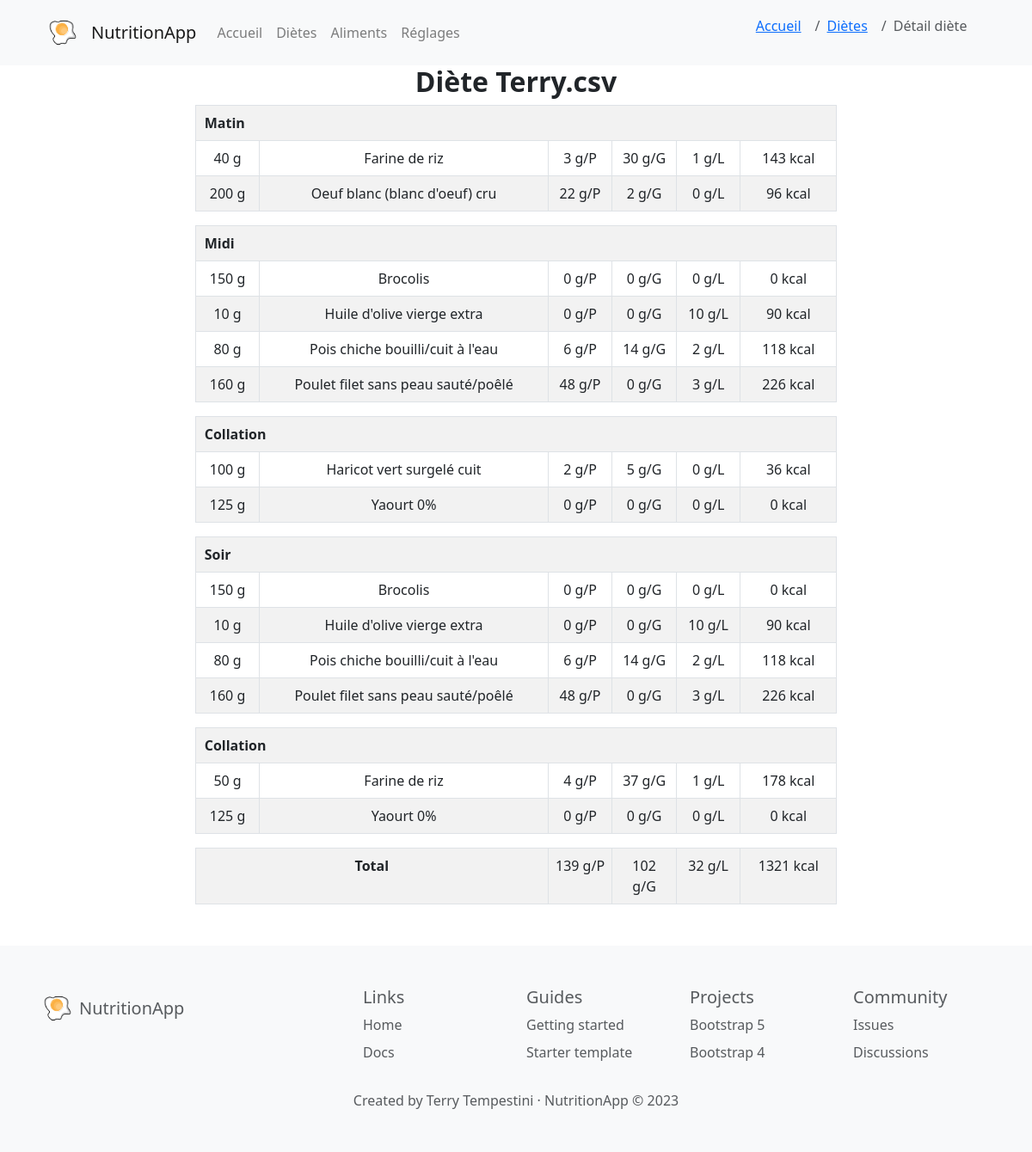
The app's page /voir_diete/1, older data.
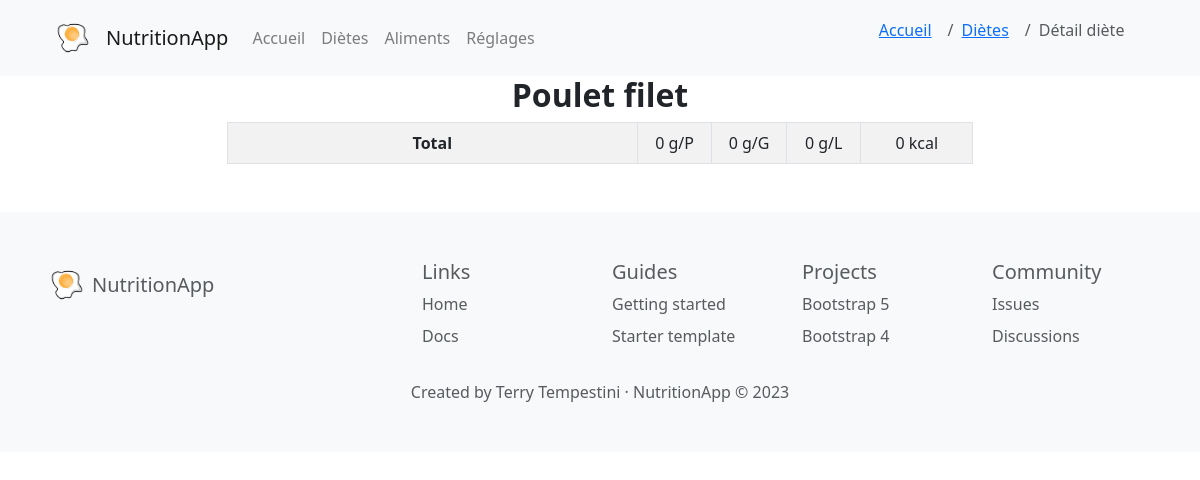
The same page, newer data.
### models/Diete.py (models this page shows, shortened)
class Diete(db.Model):
    id = db.Column(db.Integer, primary_key=True)
    titre_diete = db.Column(db.String(255), nullable=True) # nom de la diete
    createur = db.Column(db.Integer, db.ForeignKey('utilisateur.id'), nullable=True)
    date = db.Column(db.Date, nullable=True)
    createur_obj = db.relationship('Utilisateur', backref=db.backref('dietes'), foreign_keys=[createur])
    def get_by_id(id):
        return Diete.query.get(id)
    def portions_associees(self):
        return Portion.query.join(Aliment).filter(Portion.diete == self.id).order_by(Portion.label_portion, Aliment.titre).all()
    def total_kcal(self):
        if(self.portions_associees()):
            return sum([portion.kcal_portion() for portion in self.portions_associees()])
        else:
            return 0
    def total_proteines(self):
        if(self.portions_associees()):
            return sum([portion.proteines_portion() for portion in self.portions_associees()])
        else:
            return 0
    def total_glucides(self):
        if(self.portions_associees()):
            return sum([portion.glucides_portion() for portion in self.portions_associees()])
        else:
            return 0
    def total_lipides(self):
        if(self.portions_associees()):
            return sum([portion.lipides_portion() for portion in self.portions_associees()])
        else:
            return 0

### models/Portion.py (models this page shows, shortened)
class Portion(db.Model):
    id = db.Column(db.Integer, primary_key=True)
    diete = db.Column(db.Integer, db.ForeignKey('diete.id'))
    aliment = db.Column(db.Integer, db.ForeignKey('aliment.id'))
    nombre = db.Column(db.Integer, nullable=False, server_default='0')
    label_portion = db.Column(db.Integer, nullable=False, server_default='0') # 1=matin, 2=collation matin, 3=midi, 4=collation aprem, 5=soir, 6=collation soir
    diete_obj = db.relationship('Diete', backref=db.backref('portions'))
    aliment_obj = db.relationship('Aliment', backref=db.backref('portions'))
    def unite(self):
        return self.aliment_obj.unite
    def kcal_portion(self):
        if self.unite() == 1: # si l'aliment est en unité (kcal * nombre)
            return round(self.aliment_obj.kcal * self.nombre)
        else: # aliment == 0 (kcal * nombre * 0.01 * 100g) ; aliment == 2 (kcal * nombre * 0.01 * 100mL)
            return round(self.aliment_obj.kcal * self.nombre * 0.01)
    def proteines_portion(self):
        if self.unite() == 1:
            return round(self.aliment_obj.proteines * self.nombre)
        else:
            return round(self.aliment_obj.proteines * self.nombre * 0.01)
    def glucides_portion(self):
        if self.unite() == 1:
            return round(self.aliment_obj.glucides * self.nombre)
        else:
            return round(self.aliment_obj.glucides * self.nombre * 0.01)
    def lipides_portion(self):
        if self.unite() == 1:
            return round(self.aliment_obj.lipides * self.nombre)
        else:
            return round(self.aliment_obj.lipides * self.nombre * 0.01)

### models/Aliment.py (models this page shows, shortened)
class Aliment(db.Model):
    id = db.Column(db.Integer, primary_key=True)
    titre = db.Column(db.String(255), nullable=True, server_default='')
    kcal = db.Column(db.Integer, nullable=True, server_default='0')
    proteines = db.Column(db.Integer, nullable=True, server_default='0')
    glucides = db.Column(db.Integer, nullable=True, server_default='0')
    lipides = db.Column(db.Integer, nullable=True, server_default='0')
    categorie = db.Column(db.String(255), nullable=True, server_default="Autre") # légume, fruit, féculent...
    photo = db.Column(db.String(255), nullable=True, server_default='')
    description = db.Column(db.String(255), nullable=True, server_default='')
    unite = db.Column(db.Integer, nullable=True, server_default='0') # 0 = 100g, 1 = 1 unité, 2 = mL
    valide = db.Column(db.Integer, nullable=True, server_default='0') # 0 = non validé, 1 = validé

### controllers/diete.py (the view)
@app.route('/voir_diete/<int:id>', methods=['GET', 'POST'])
def voir_diete(id):
    diet = Diete.get_by_id(id)
    return render_template('diete/detail_diete.html', root = default_root(), diete=diet)

### controllers/diete.py (called while the page is built)
def default_root():
    parsed_url = urlparse(request.url)
    return parsed_url.scheme + "://" + parsed_url.netloc

### templates/diete/detail_diete.html (shortened to what this page needs)
{% extends 'base.html' %}
{% block content %}
{% set page = 'detail' %}
{% set place = ["accueil","dietes","detail"] %}
{% with breadcrumb=place %}
    {% include "navbar.html" %}
{% endwith %}
<link rel="stylesheet" href="{{ url_for('static', filename='css/pages.css') }}">
{% with diete=diete %}
    {% include 'diete/liste_aliments_diete.html' %}
{% endwith %}
{% endblock %}

### templates/diete/liste_aliments_diete.html
<link rel="stylesheet" href="{{ url_for('static', filename='css/pages.css') }}">
<div class="content">
        <h2 class="text-center"><b>{{ diete.titre_diete }}</b></h2>
        {% set current_label = [] %}
        {% set percent = [10, 45, 10, 10, 10, 15] %}
        {% for portion in diete.portions_associees() %}
            {% if current_label[-1] != portion.label_portion %}
                    <table class="table table-striped table-bordered full-width-table">
                        {% do current_label.append(portion.label_portion) %}
                            <tr>
                                <th colspan="6" style="padding-left: 10px;">
                                    {% if current_label[-1] == 1 %}
                                        Matin
                                    {% elif current_label[-1] == 3 %}
                                        Midi
                                    {% elif current_label[-1] == 5 %}
                                        Soir
                                    {% else %}
                                        Collation
                                    {% endif %}
                                </th>
                            </tr>
                {% endif %}
                        <tr class="text-center">
                                {% if portion.aliment_obj.unite == 0 %}
                                <td style="width: {{ percent[0] }}%">{{ portion.nombre }} g</td>
                                <td style="width: {{ percent[1] }}%">{{ portion.aliment_obj.titre }}</td>
                                {% elif portion.aliment_obj.unite == 1 %}
                                <td style="width: {{ percent[0] }}%">{{ portion.nombre }}</td>
                                <td style="width: {{ percent[1] }}%">{{ portion.aliment_obj.titre }}</td>
                                {% else %}
                                <td style="width: {{ percent[0] }}%">{{ portion.nombre }} mL</td>
                                <td style="width: {{ percent[1] }}%">{{ portion.aliment_obj.titre }}</td>
                                {% endif %}
                                <td style="width: {{ percent[2] }}%">{{ portion.proteines_portion() }} g/P</td>
                                <td style="width: {{ percent[3] }}%">{{ portion.glucides_portion() }} g/G</td>
                                <td style="width: {{ percent[4] }}%">{{ portion.lipides_portion() }} g/L</td>
                                <td style="width: {{ percent[5] }}%">{{ portion.kcal_portion() }} kcal</td>
                        </tr>
        {% endfor %}
        </table>
        <table class="table table-striped table-bordered">
            <tr class="text-center">
                <th style="width: {{ percent[0] + percent[1] }}%">Total</th>
                <td style="width: {{ percent[2] }}%">{{ diete.total_proteines()|round|int }} g/P</td>
                <td style="width: {{ percent[3] }}%">{{ diete.total_glucides()|round|int }} g/G</td>
                <td style="width: {{ percent[4] }}%">{{ diete.total_lipides()|round|int }} g/L</td>
                <td style="width: {{ percent[5] }}%">{{ diete.total_kcal()|round|int }} kcal</td>
            </tr>
        </table>
</div>

Row changes from the older to the newer data that the page shows:
removed Portion: label_portion "Matin", {{ percent[0] }} 10 (drawn), nombre "40", {{ percent[1] }} 45 (drawn), aliment_obj.titre "Farine de riz", {{ percent[2] }} 10 (drawn), proteines_portion "3", {{ percent[3] }} 10 (drawn), glucides_portion "30", {{ percent[4] }} 10 (drawn), lipides_portion "1", {{ percent[5] }} 15 (drawn), kcal_portion "143"
removed Portion: {{ percent[0] }} 10 (drawn), nombre "200", {{ percent[1] }} 45 (drawn), aliment_obj.titre "Oeuf blanc (blanc d'oeuf) cru", {{ percent[2] }} 10 (drawn), proteines_portion "22", {{ percent[3] }} 10 (drawn), glucides_portion "2", {{ percent[4] }} 10 (drawn), lipides_portion "0", {{ percent[5] }} 15 (drawn), kcal_portion "96"
removed Portion: label_portion "Midi", {{ percent[0] }} 10 (drawn), nombre "150", {{ percent[1] }} 45 (drawn), aliment_obj.titre "Brocolis", {{ percent[2] }} 10 (drawn), proteines_portion "0", {{ percent[3] }} 10 (drawn), glucides_portion "0", {{ percent[4] }} 10 (drawn), lipides_portion "0", {{ percent[5] }} 15 (drawn), kcal_portion "0"
removed Portion: nombre "10", {{ percent[1] }} 45 (drawn), aliment_obj.titre "Huile d'olive vierge extra", proteines_portion "0", glucides_portion "0", lipides_portion "10", {{ percent[5] }} 15 (drawn), kcal_portion "90"
removed Portion: {{ percent[0] }} 10 (drawn), nombre "80", {{ percent[1] }} 45 (drawn), aliment_obj.titre "Pois chiche bouilli/cuit à l'eau", {{ percent[2] }} 10 (drawn), proteines_portion "6", {{ percent[3] }} 10 (drawn), glucides_portion "14", {{ percent[4] }} 10 (drawn), lipides_portion "2", {{ percent[5] }} 15 (drawn), kcal_portion "118"
removed Portion: {{ percent[0] }} 10 (drawn), nombre "160", {{ percent[1] }} 45 (drawn), aliment_obj.titre "Poulet filet sans peau sauté/poêlé", {{ percent[2] }} 10 (drawn), proteines_portion "48", {{ percent[3] }} 10 (drawn), glucides_portion "0", {{ percent[4] }} 10 (drawn), lipides_portion "3", {{ percent[5] }} 15 (drawn), kcal_portion "226"
removed Portion: label_portion "Collation", {{ percent[0] }} 10 (drawn), nombre "100", {{ percent[1] }} 45 (drawn), aliment_obj.titre "Haricot vert surgelé cuit", {{ percent[2] }} 10 (drawn), proteines_portion "2", {{ percent[3] }} 10 (drawn), glucides_portion "5", {{ percent[4] }} 10 (drawn), lipides_portion "0", {{ percent[5] }} 15 (drawn), kcal_portion "36"
removed Portion: {{ percent[0] }} 10 (drawn), nombre "125", {{ percent[1] }} 45 (drawn), aliment_obj.titre "Yaourt 0%", {{ percent[2] }} 10 (drawn), proteines_portion "0", {{ percent[3] }} 10 (drawn), glucides_portion "0", {{ percent[4] }} 10 (drawn), lipides_portion "0", {{ percent[5] }} 15 (drawn), kcal_portion "0"
removed Portion: label_portion "Soir", {{ percent[0] }} 10 (drawn), nombre "150", {{ percent[1] }} 45 (drawn), aliment_obj.titre "Brocolis", {{ percent[2] }} 10 (drawn), proteines_portion "0", {{ percent[3] }} 10 (drawn), glucides_portion "0", {{ percent[4] }} 10 (drawn), lipides_portion "0", {{ percent[5] }} 15 (drawn), kcal_portion "0"
removed Portion: nombre "10", {{ percent[1] }} 45 (drawn), aliment_obj.titre "Huile d'olive vierge extra", proteines_portion "0", glucides_portion "0", lipides_portion "10", {{ percent[5] }} 15 (drawn), kcal_portion "90"
removed Portion: {{ percent[0] }} 10 (drawn), nombre "80", {{ percent[1] }} 45 (drawn), aliment_obj.titre "Pois chiche bouilli/cuit à l'eau", {{ percent[2] }} 10 (drawn), proteines_portion "6", {{ percent[3] }} 10 (drawn), glucides_portion "14", {{ percent[4] }} 10 (drawn), lipides_portion "2", {{ percent[5] }} 15 (drawn), kcal_portion "118"
removed Portion: {{ percent[0] }} 10 (drawn), nombre "160", {{ percent[1] }} 45 (drawn), aliment_obj.titre "Poulet filet sans peau sauté/poêlé", {{ percent[2] }} 10 (drawn), proteines_portion "48", {{ percent[3] }} 10 (drawn), glucides_portion "0", {{ percent[4] }} 10 (drawn), lipides_portion "3", {{ percent[5] }} 15 (drawn), kcal_portion "226"
removed Portion: label_portion "Collation", {{ percent[0] }} 10 (drawn), nombre "50", {{ percent[1] }} 45 (drawn), aliment_obj.titre "Farine de riz", {{ percent[2] }} 10 (drawn), proteines_portion "4", {{ percent[3] }} 10 (drawn), glucides_portion "37", {{ percent[4] }} 10 (drawn), lipides_portion "1", {{ percent[5] }} 15 (drawn), kcal_portion "178"
removed Portion: {{ percent[0] }} 10 (drawn), nombre "125", {{ percent[1] }} 45 (drawn), aliment_obj.titre "Yaourt 0%", {{ percent[2] }} 10 (drawn), proteines_portion "0", {{ percent[3] }} 10 (drawn), glucides_portion "0", {{ percent[4] }} 10 (drawn), lipides_portion "0", {{ percent[5] }} 15 (drawn), kcal_portion "0"
no longer on this page (row edited): Aliment: total_proteines "139", total_glucides "102", total_lipides "32", total_kcal "1321"
changed Diete: titre_diete "Diète Terry.csv" → "Poulet filet"
Text that changed along with them:
{{ diete.total_proteines()|round|int }}: (not shown) → "0"
{{ diete.total_glucides()|round|int }}: (not shown) → "0"
{{ diete.total_lipides()|round|int }}: (not shown) → "0"
{{ diete.total_kcal()|round|int }}: (not shown) → "0"
